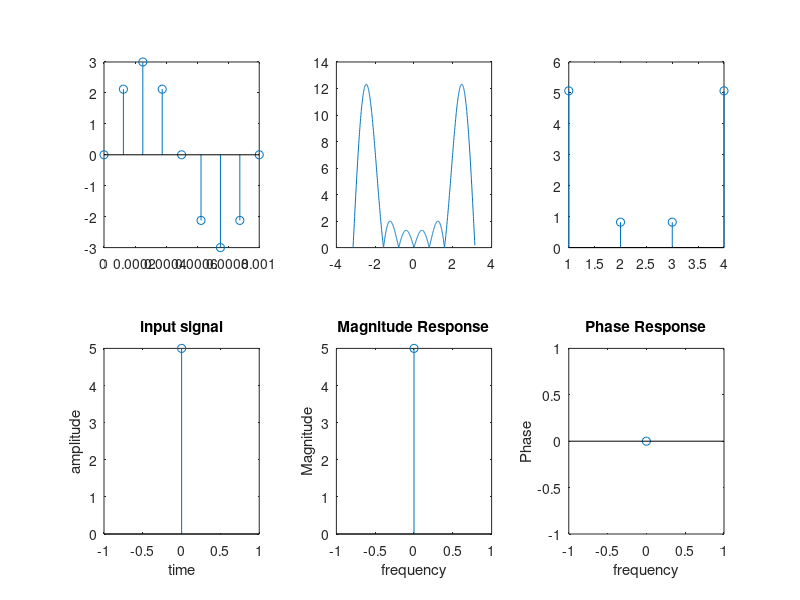

Write MATLAB code to recreate this figure.
clc;clf;clear all;close all;

%sine wave input
f_s = 8000;
n_cycles = 1;
f = 1000;
t = 0:1/f_s:(n_cycles*1/f);
x = 3*sin(2*pi*f*t);
subplot(2,3,1);
stem(t,x);

N = 1000;
y = -pi:2*pi/N:pi-2*pi/N;

x = [x zeros(1,N-length(x))];
n = 0:length(x)-1;
e_jwn = exp(-j*2*pi*n/N);
X_wb = zeros(1,N);
for k = 0:N-1
  X_wb(1,k+1) = sum(x.*(e_jwn).^k);
endfor
subplot(2,3,2);
plot(y,abs(X_wb));

%sampling
N1 = 5;
y1 = -pi:(2*pi/N1):(pi-(2*pi/N1));
X_ws = 0;
for L = 1:N1-1
  X_ws(L) = X_wb(L*N/N1+1);
endfor
subplot(2,3,3);
##stem(y1,abs(X_ws));
stem(abs(X_ws));

%DFT
x = input("Enter a sequence:");
N = length(x);
n_t = 0:N-1;
subplot(2,3,4);
stem(n_t,x);
title("input signal");
xlabel("time");
ylabel("amplitude");

X=[]
for k = 1:N
  a = 0;
  for n = 1:N
    a = a + (x(n)*exp((-j*2*pi*(k-1)*(n-1))/N));
  endfor
 X = [X a];
endfor
disp(X);

subplot(2,3,5);
stem(n_t,abs(X));
title("Magnitude Response");
xlabel("frequency");
ylabel("Magnitude");
subplot(2,3,6);
stem(n_t,angle(X));
title("Phase Response");
xlabel("frequency");
ylabel("Phase");
